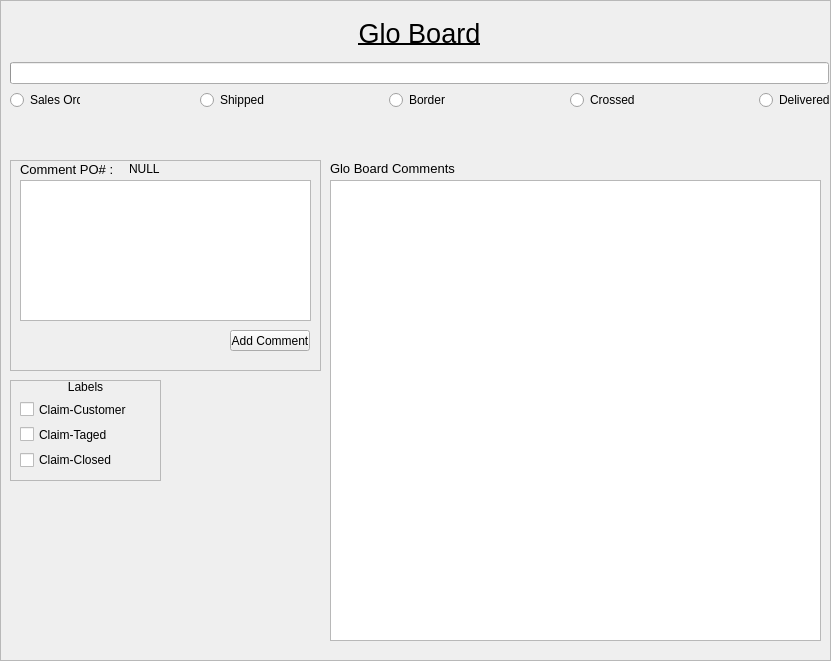
     <widget class="QFrame" name="frame_4">
      <property name="geometry">
       <rect>
        <x>710</x>
        <y>130</y>
        <width>831</width>
        <height>661</height>
       </rect>
      </property>
      <property name="frameShape">
       <enum>QFrame::StyledPanel</enum>
      </property>
      <property name="frameShadow">
       <enum>QFrame::Sunken</enum>
      </property>
      <property name="lineWidth">
       <number>3</number>
      </property>
      <widget class="QFrame" name="frame_3">
       <property name="geometry">
        <rect>
         <x>10</x>
         <y>380</y>
         <width>151</width>
         <height>101</height>
        </rect>
       </property>
       <property name="frameShape">
        <enum>QFrame::StyledPanel</enum>
       </property>
       <property name="frameShadow">
        <enum>QFrame::Sunken</enum>
       </property>
       <property name="lineWidth">
        <number>3</number>
       </property>
       <widget class="QWidget" name="layoutWidget">
        <property name="geometry">
         <rect>
          <x>10</x>
          <y>0</y>
          <width>131</width>
          <height>90</height>
         </rect>
        </property>
        <layout class="QVBoxLayout" name="verticalLayout_2">
         <item>
          <widget class="QLabel" name="label_16">
           <property name="text">
            <string>Labels</string>
           </property>
           <property name="alignment">
            <set>Qt::AlignCenter</set>
           </property>
          </widget>
         </item>
         <item>
          <widget class="QCheckBox" name="gloLabelsClaimCust">
           <property name="text">
            <string>Claim-Customer</string>
           </property>
          </widget>
         </item>
         <item>
          <widget class="QCheckBox" name="gloLabelsClaimTaged">
           <property name="text">
            <string>Claim-Taged</string>
           </property>
          </widget>
         </item>
         <item>
          <widget class="QCheckBox" name="gloLabelsClaimClosed">
           <property name="text">
            <string>Claim-Closed</string>
           </property>
          </widget>
         </item>
        </layout>
       </widget>
      </widget>
      <widget class="QFrame" name="frame_2">
       <property name="geometry">
        <rect>
         <x>10</x>
         <y>160</y>
         <width>311</width>
         <height>211</height>
        </rect>
       </property>
       <property name="frameShape">
        <enum>QFrame::StyledPanel</enum>
       </property>
       <property name="frameShadow">
        <enum>QFrame::Raised</enum>
       </property>
       <property name="lineWidth">
        <number>0</number>
       </property>
       <widget class="QPushButton" name="addCommentButton">
        <property name="geometry">
         <rect>
          <x>220</x>
          <y>170</y>
          <width>80</width>
          <height>21</height>
         </rect>
        </property>
        <property name="text">
         <string>Add Comment</string>
        </property>
       </widget>
       <widget class="QTextEdit" name="notesArea">
        <property name="geometry">
         <rect>
          <x>10</x>
          <y>20</y>
          <width>291</width>
          <height>141</height>
         </rect>
        </property>
        <property name="font">
         <font>
          <pointsize>10</pointsize>
         </font>
        </property>
       </widget>
       <widget class="QWidget" name="layoutWidget">
        <property name="geometry">
         <rect>
          <x>10</x>
          <y>0</y>
          <width>211</width>
          <height>18</height>
         </rect>
        </property>
        <layout class="QHBoxLayout" name="horizontalLayout_2">
         <item>
          <widget class="QLabel" name="label">
           <property name="font">
            <font>
             <pointsize>10</pointsize>
            </font>
           </property>
           <property name="text">
            <string>Comment PO# :</string>
           </property>
          </widget>
         </item>
         <item>
          <widget class="QLabel" name="PoLabel">
           <property name="text">
            <string>NULL</string>
           </property>
          </widget>
         </item>
        </layout>
       </widget>
      </widget>
      <widget class="QLabel" name="label_19">
       <property name="geometry">
        <rect>
         <x>330</x>
         <y>160</y>
         <width>141</width>
         <height>16</height>
        </rect>
       </property>
       <property name="font">
        <font>
         <pointsize>10</pointsize>
        </font>
       </property>
       <property name="text">
        <string>Glo Board Comments</string>
       </property>
      </widget>
      <widget class="QListWidget" name="gloComments">
       <property name="geometry">
        <rect>
         <x>330</x>
         <y>180</y>
         <width>491</width>
         <height>461</height>
        </rect>
       </property>
       <property name="midLineWidth">
        <number>2</number>
       </property>
       <property name="spacing">
        <number>5</number>
       </property>
      </widget>
      <widget class="QWidget" name="layoutWidget">
       <property name="geometry">
        <rect>
         <x>10</x>
         <y>10</y>
         <width>819</width>
         <height>100</height>
        </rect>
       </property>
       <layout class="QVBoxLayout" name="verticalLayout_3">
        <item>
         <widget class="QLabel" name="label_18">
          <property name="font">
           <font>
            <pointsize>20</pointsize>
            <underline>true</underline>
           </font>
          </property>
          <property name="text">
           <string>Glo Board</string>
          </property>
          <property name="alignment">
           <set>Qt::AlignCenter</set>
          </property>
         </widget>
        </item>
        <item>
         <widget class="QProgressBar" name="order_progressBar">
          <property name="maximum">
           <number>100</number>
          </property>
          <property name="value">
           <number>0</number>
          </property>
          <property name="format">
           <string/>
          </property>
         </widget>
        </item>
        <item>
         <layout class="QHBoxLayout" name="horizontalLayout">
          <property name="spacing">
           <number>120</number>
          </property>
          <item>
           <widget class="QRadioButton" name="RB_SalesOrder">
            <property name="layoutDirection">
             <enum>Qt::LeftToRight</enum>
            </property>
            <property name="text">
             <string>Sales Order</string>
            </property>
            <attribute name="buttonGroup">
             <string notr="true">buttonGroup_2</string>
            </attribute>
           </widget>
          </item>
          <item>
           <widget class="QRadioButton" name="RB_Shipped">
            <property name="layoutDirection">
             <enum>Qt::LeftToRight</enum>
            </property>
            <property name="text">
             <string>Shipped</string>
            </property>
            <attribute name="buttonGroup">
             <string notr="true">buttonGroup_2</string>
            </attribute>
           </widget>
          </item>
          <item>
           <widget class="QRadioButton" name="RB_Border">
            <property name="layoutDirection">
             <enum>Qt::LeftToRight</enum>
            </property>
            <property name="text">
             <string>Border</string>
            </property>
            <attribute name="buttonGroup">
             <string notr="true">buttonGroup_2</string>
            </attribute>
           </widget>
          </item>
          <item>
           <widget class="QRadioButton" name="RB_Crossed">
            <property name="layoutDirection">
             <enum>Qt::LeftToRight</enum>
            </property>
            <property name="text">
             <string>Crossed</string>
            </property>
            <attribute name="buttonGroup">
             <string notr="true">buttonGroup_2</string>
            </attribute>
           </widget>
          </item>
          <item>
           <widget class="QRadioButton" name="RB_Delivered">
            <property name="layoutDirection">
             <enum>Qt::LeftToRight</enum>
            </property>
            <property name="text">
             <string>Delivered</string>
            </property>
            <attribute name="buttonGroup">
             <string notr="true">buttonGroup_2</string>
            </attribute>
           </widget>
          </item>
         </layout>
        </item>
       </layout>
      </widget>
     </widget>
